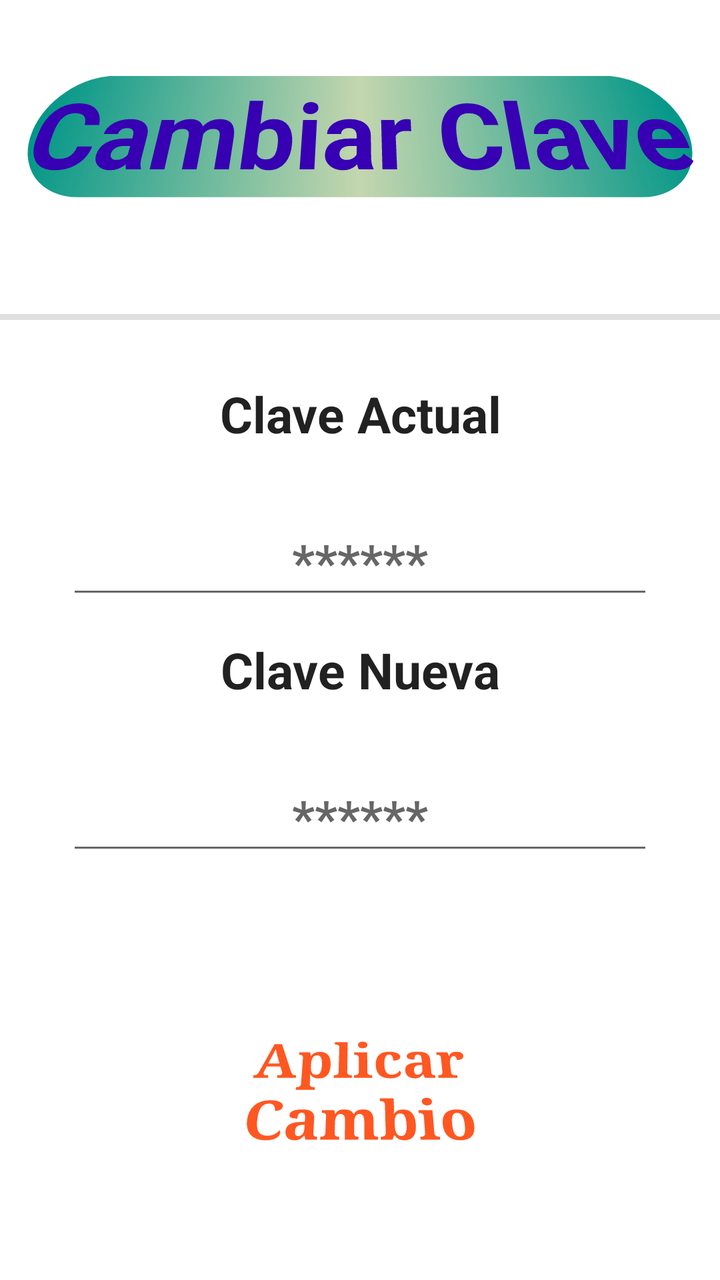
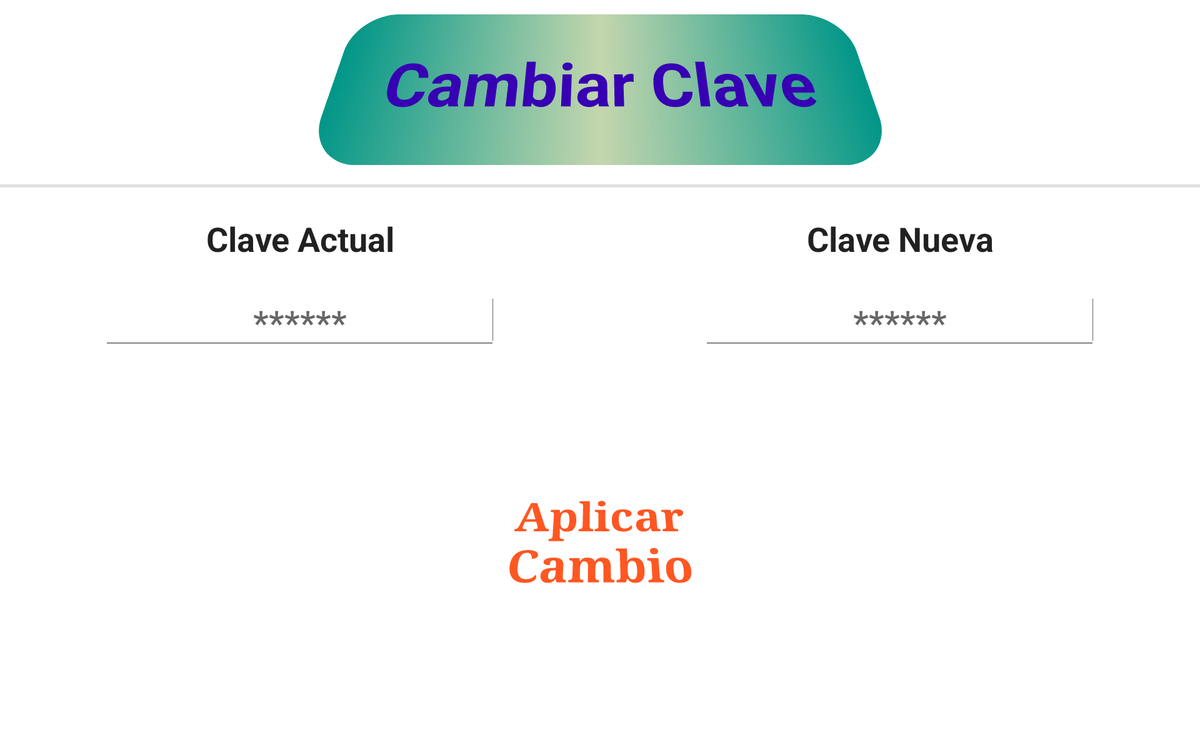

Two renders of one Android screen. The first uses the default layout on a phone; the second uses the alternative layout the repository ships for a different screen configuration, on a matching device. The two XML files are below.
<!-- AndroidManifest.xml: application theme Theme.BancoJesus -->
<!-- res/layout/layout_activity_cambio_contra.xml -->
<?xml version="1.0" encoding="utf-8"?>
<androidx.constraintlayout.widget.ConstraintLayout xmlns:android="http://schemas.android.com/apk/res/android"
    xmlns:app="http://schemas.android.com/apk/res-auto"
    xmlns:tools="http://schemas.android.com/tools"
    android:layout_width="match_parent"
    android:layout_height="match_parent"
    android:background="@drawable/fondo"
    tools:context=".principal.CambioContra">

    <TextView
        android:id="@+id/txtCambio"
        style="@style/TxtBienvenida.Cabecera.Secundaria"
        android:layout_width="0dp"
        android:layout_height="wrap_content"
        android:gravity="center"
        android:text="@string/cambiarClave"
        android:textStyle="bold"
        app:layout_constraintBottom_toTopOf="@+id/guideline"
        app:layout_constraintEnd_toEndOf="parent"
        app:layout_constraintStart_toStartOf="parent"
        app:layout_constraintTop_toTopOf="parent"
        app:layout_constraintVertical_bias="0.35000002" />

    <View
        android:id="@+id/divider"
        android:layout_width="match_parent"
        android:layout_height="3dp"
        android:background="?android:attr/listDivider"
        app:layout_constraintBottom_toTopOf="@+id/guideline"
        app:layout_constraintEnd_toEndOf="parent"
        app:layout_constraintStart_toStartOf="parent" />

    <androidx.constraintlayout.widget.Guideline
        android:id="@+id/guideline"
        android:layout_width="wrap_content"
        android:layout_height="wrap_content"
        android:orientation="horizontal"
        app:layout_constraintGuide_percent="0.25" />

    <TextView
        android:id="@+id/txtMovimientos"
        style="@style/Widget.AppCompat.TextView.SpinnerItem"
        android:layout_width="match_parent"
        android:layout_height="wrap_content"
        android:layout_marginTop="30dp"
        android:layout_weight="1"
        android:gravity="center"
        android:text="@string/claveActual"
        android:textSize="25sp"
        android:textStyle="bold"
        app:layout_constraintBottom_toTopOf="@+id/editTextDni"
        app:layout_constraintEnd_toEndOf="parent"
        app:layout_constraintHorizontal_bias="0.5"
        app:layout_constraintStart_toStartOf="parent"
        app:layout_constraintTop_toTopOf="@+id/guideline" />

    <EditText
        android:id="@+id/editTextClaveActual"
        android:layout_width="wrap_content"
        android:layout_height="wrap_content"
        android:layout_marginTop="30dp"
        android:autofillHints=""
        android:ems="10"
        android:gravity="center"
        android:hint="******"
        android:inputType="text"
        android:textSize="25sp"
        android:textStyle="bold"
        app:layout_constraintEnd_toEndOf="parent"
        app:layout_constraintHorizontal_bias="0.5"
        app:layout_constraintStart_toStartOf="parent"
        app:layout_constraintTop_toBottomOf="@+id/txtMovimientos" />

    <androidx.constraintlayout.widget.Guideline
        android:id="@+id/guideline3"
        android:layout_width="wrap_content"
        android:layout_height="wrap_content"
        android:orientation="horizontal"
        app:layout_constraintGuide_percent="0.45" />

    <TextView
        android:id="@+id/txtCuentaDestino"
        style="@style/Widget.AppCompat.TextView.SpinnerItem"
        android:layout_width="match_parent"
        android:layout_height="wrap_content"
        android:layout_marginTop="30dp"
        android:layout_weight="1"
        android:gravity="center"
        android:text="Clave Nueva"
        android:textSize="25sp"
        android:textStyle="bold"
        app:layout_constraintEnd_toEndOf="parent"
        app:layout_constraintHorizontal_bias="0.0"
        app:layout_constraintStart_toStartOf="parent"
        app:layout_constraintTop_toTopOf="@+id/guideline3" />

    <EditText
        android:id="@+id/editTextClaveNueva"
        android:layout_width="wrap_content"
        android:layout_height="wrap_content"
        android:layout_marginTop="30dp"
        android:layout_weight="0"
        android:ems="10"
        android:gravity="center"
        android:hint="******"
        android:inputType="text"
        android:textSize="25sp"
        android:textStyle="bold"
        app:layout_constraintEnd_toEndOf="parent"
        app:layout_constraintHorizontal_bias="0.5"
        app:layout_constraintStart_toStartOf="parent"
        app:layout_constraintTop_toBottomOf="@+id/txtCuentaDestino" />

    <ImageButton
        android:id="@+id/btAceptar"
        style="@style/BotonesNormal"
        android:layout_width="197dp"
        android:layout_height="142dp"
        app:layout_constraintBottom_toBottomOf="parent"
        app:layout_constraintEnd_toEndOf="parent"
        app:layout_constraintStart_toStartOf="parent"
        app:layout_constraintTop_toBottomOf="@+id/editTextNumberPassword" />

    <TextView
        android:id="@+id/txtAceptar"
        android:layout_width="167dp"
        android:layout_height="111dp"
        android:rotationX="25"
        android:text="@string/aplicarCambio"
        android:textAlignment="center"
        android:textColor="@color/naranjaOscuro"
        android:textSize="30sp"
        android:textStyle="bold"
        android:typeface="serif"
        app:layout_constraintBottom_toBottomOf="@+id/btAceptar"
        app:layout_constraintEnd_toEndOf="@+id/btAceptar"
        app:layout_constraintStart_toStartOf="@+id/btAceptar"
        app:layout_constraintTop_toTopOf="@+id/btAceptar" />

</androidx.constraintlayout.widget.ConstraintLayout>
<!-- resources referenced by this layout -->
<resources>
  <color name="naranjaOscuro">#FF5722</color>
  <string name="aplicarCambio">Aplicar Cambio</string>
  <string name="cambiarClave">Cambiar Clave</string>
  <string name="claveActual">Clave Actual</string>
  <style name="BotonesNormal">
          <item name="android:layout_width">wrap_content</item>
          <item name="android:layout_height">match_parent</item>
          <item name="android:layout_marginLeft">10dp</item>
          <item name="android:layout_marginRight">10dp</item>
          <item name="android:layout_marginBottom">10dp</item>
          <item name="android:layout_weight">1</item>
          <item name="android:background">@drawable/boton</item>
      </style>
  <style name="TxtBienvenida.Cabecera.Secundaria">
          <item name="android:background">@drawable/radius_verdoso</item>
          <item name="android:textColor">@color/purple_700</item>
          <item name="android:lineSpacingExtra">5dp</item>
      </style>
  <style name="Theme.BancoJesus" parent="Theme.MaterialComponents.DayNight.NoActionBar">
          
          <item name="colorPrimary">@color/purple_500</item>
          <item name="colorPrimaryVariant">@color/purple_700</item>
          <item name="colorOnPrimary">@color/white</item>
          
          <item name="colorSecondary">@color/teal_200</item>
          <item name="colorSecondaryVariant">@color/teal_700</item>
          <item name="colorOnSecondary">@color/black</item>
          
          <item name="android:statusBarColor" tools:targetApi="l">?attr/colorPrimaryVariant</item>
          
      </style>
  <!-- drawable radius_verdoso (drawable) -->
  <?xml version="1.0" encoding="utf-8"?>
  <shape xmlns:android="http://schemas.android.com/apk/res/android" >
  
          <corners android:radius="50dip" />
          
          
          <gradient android:startColor="#009688" android:centerColor="#C4D6AE" android:endColor="#009688" />
  
  </shape>
  <color name="purple_700">#FF3700B3</color>
  <color name="purple_500">#FF6200EE</color>
  <color name="white">#FFFFFFFF</color>
  <color name="teal_200">#FF03DAC5</color>
  <color name="teal_700">#FF018786</color>
  <color name="black">#FF000000</color>
</resources>
<!-- res/layout-xlarge-land/layout_activity_cambio_contra.xml (the repository's variant of the layout above) -->
<!-- drawn on a large tablet held sideways -->
<?xml version="1.0" encoding="utf-8"?>
<androidx.constraintlayout.widget.ConstraintLayout xmlns:android="http://schemas.android.com/apk/res/android"
    xmlns:app="http://schemas.android.com/apk/res-auto"
    xmlns:tools="http://schemas.android.com/tools"
    android:layout_width="match_parent"
    android:layout_height="match_parent"
    android:background="@drawable/fondo"
    tools:context=".principal.CambioContra">

    <TextView
        android:id="@+id/txtPosicion"
        style="@style/TxtBienvenida.Cabecera.Secundaria"
        android:layout_width="570dp"
        android:layout_height="0dp"
        android:layout_marginBottom="24dp"
        android:gravity="center"
        android:text="@string/cambiarClave"
        android:textSize="70sp"
        android:textStyle="bold"
        app:layout_constraintBottom_toTopOf="@+id/guideline"
        app:layout_constraintEnd_toEndOf="parent"
        app:layout_constraintStart_toStartOf="parent"
        app:layout_constraintTop_toTopOf="parent"
        app:layout_constraintVertical_bias="0.35000002" />

    <View
        android:id="@+id/divider"
        android:layout_width="match_parent"
        android:layout_height="3dp"
        android:background="?android:attr/listDivider"
        app:layout_constraintBottom_toTopOf="@+id/guideline"
        app:layout_constraintEnd_toEndOf="parent"
        app:layout_constraintStart_toStartOf="parent" />

    <androidx.constraintlayout.widget.Guideline
        android:id="@+id/guideline6"
        android:layout_width="wrap_content"
        android:layout_height="wrap_content"
        android:orientation="vertical"
        app:layout_constraintGuide_percent="0.5" />

    <androidx.constraintlayout.widget.Guideline
        android:id="@+id/guideline"
        android:layout_width="wrap_content"
        android:layout_height="wrap_content"
        android:orientation="horizontal"
        app:layout_constraintGuide_percent="0.25" />

    <TextView
        android:id="@+id/txtMovimientos"
        style="@style/Widget.AppCompat.TextView.SpinnerItem"
        android:layout_width="0dp"
        android:layout_height="wrap_content"
        android:layout_marginTop="30dp"
        android:layout_weight="1"
        android:gravity="center"
        android:text="@string/claveActual"
        android:textSize="36sp"
        android:textStyle="bold"
        app:layout_constraintBottom_toTopOf="@+id/editTextDni"
        app:layout_constraintEnd_toStartOf="@+id/guideline6"
        app:layout_constraintStart_toStartOf="parent"
        app:layout_constraintTop_toTopOf="@+id/guideline" />

    <EditText
        android:id="@+id/editTextDni"
        android:layout_width="wrap_content"
        android:layout_height="wrap_content"
        android:layout_marginTop="30dp"
        android:autofillHints=""
        android:ems="10"
        android:gravity="center"
        android:hint="******"
        android:inputType="numberPassword"
        android:textSize="36sp"
        android:textStyle="bold"
        app:layout_constraintEnd_toStartOf="@+id/guideline6"
        app:layout_constraintStart_toStartOf="parent"
        app:layout_constraintTop_toBottomOf="@+id/txtMovimientos" />

    <androidx.constraintlayout.widget.Guideline
        android:id="@+id/guideline3"
        android:layout_width="wrap_content"
        android:layout_height="wrap_content"
        android:orientation="horizontal"
        app:layout_constraintGuide_percent="0.45" />

    <TextView
        android:id="@+id/txtCuentaDestino"
        style="@style/Widget.AppCompat.TextView.SpinnerItem"
        android:layout_width="0dp"
        android:layout_height="wrap_content"
        android:layout_marginTop="30dp"
        android:layout_weight="1"
        android:gravity="center"
        android:text="Clave Nueva"
        android:textSize="36sp"
        android:textStyle="bold"
        app:layout_constraintEnd_toEndOf="parent"
        app:layout_constraintHorizontal_bias="0.0"
        app:layout_constraintStart_toStartOf="@+id/guideline6"
        app:layout_constraintTop_toTopOf="@+id/guideline" />

    <EditText
        android:id="@+id/editTextNumberPassword"
        android:layout_width="wrap_content"
        android:layout_height="wrap_content"
        android:layout_marginTop="30dp"
        android:layout_weight="0"
        android:ems="10"
        android:gravity="center"
        android:hint="******"
        android:inputType="numberPassword"
        android:textSize="36sp"
        android:textStyle="bold"
        app:layout_constraintEnd_toEndOf="parent"
        app:layout_constraintStart_toStartOf="@+id/guideline6"
        app:layout_constraintTop_toBottomOf="@+id/txtCuentaDestino" />

    <ImageButton
        android:id="@+id/btAceptar"
        style="@style/BotonesNormal"
        android:layout_width="300dp"
        android:layout_height="200dp"
        app:layout_constraintBottom_toBottomOf="parent"
        app:layout_constraintEnd_toEndOf="parent"
        app:layout_constraintStart_toStartOf="parent"
        app:layout_constraintTop_toBottomOf="@+id/editTextNumberPassword" />

    <TextView
        android:id="@+id/txtAceptar"
        android:layout_width="233dp"
        android:layout_height="141dp"
        android:rotationX="25"
        android:text="@string/aplicarCambio"
        android:textAlignment="center"
        android:textColor="@color/naranjaOscuro"
        android:textSize="50sp"
        android:textStyle="bold"
        android:typeface="serif"
        app:layout_constraintBottom_toBottomOf="@+id/btAceptar"
        app:layout_constraintEnd_toEndOf="@+id/btAceptar"
        app:layout_constraintStart_toStartOf="@+id/btAceptar"
        app:layout_constraintTop_toTopOf="@+id/btAceptar" />

</androidx.constraintlayout.widget.ConstraintLayout>
